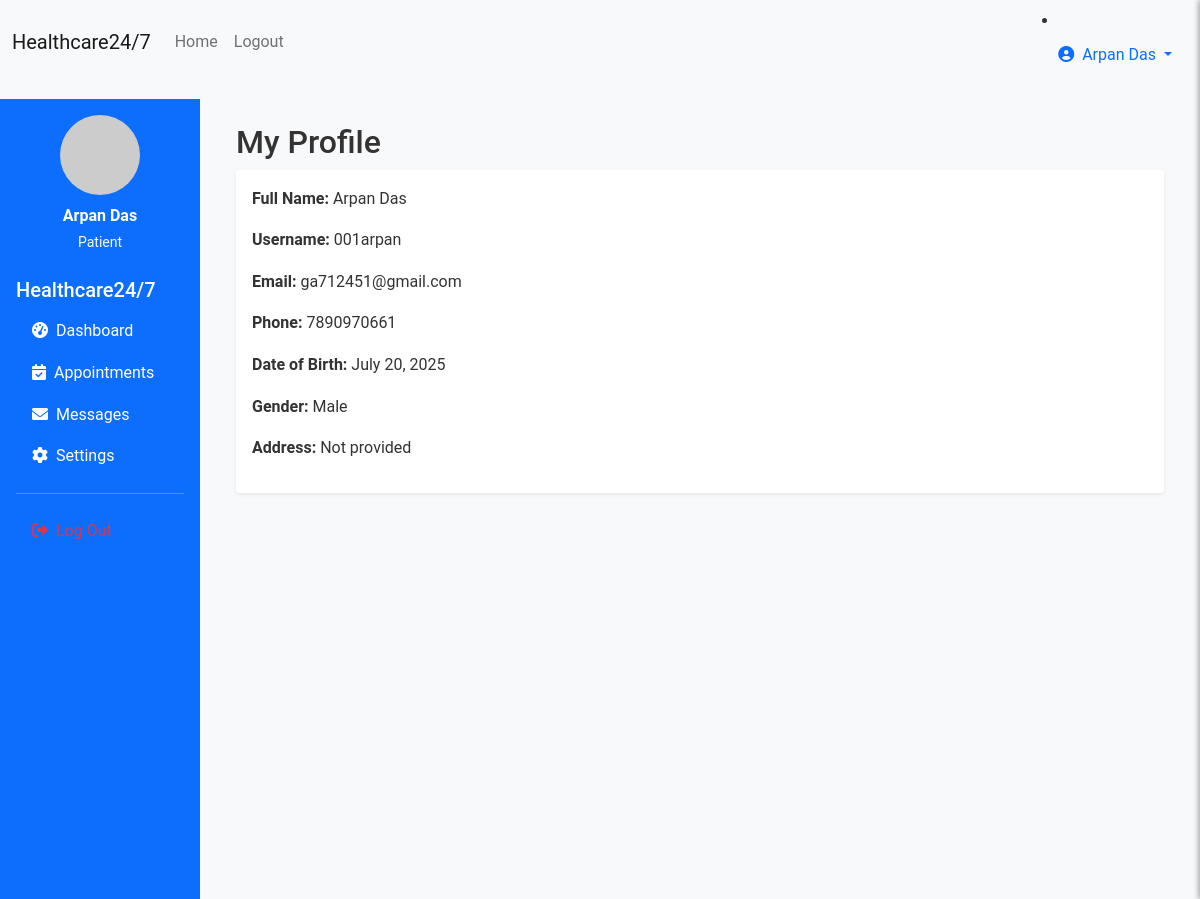
Page /patient/profile (signed in) on the committed database.
### models.py (models this page shows, shortened)
class User(UserMixin, db.Model):
    __tablename__ = 'users'
    id = db.Column(db.Integer, primary_key=True)
    username = db.Column(db.String(80), unique=True, nullable=False)
    email = db.Column(db.String(120), unique=True, nullable=False)
    password_hash = db.Column(db.String(256), nullable=False)
    first_name = db.Column(db.String(50), nullable=False)
    last_name = db.Column(db.String(50), nullable=False)
    phone = db.Column(db.String(20))
    address = db.Column(db.Text)
    date_of_birth = db.Column(db.Date)
    gender = db.Column(db.String(10))
    user_type = db.Column(db.String(20), nullable=False, default='patient')
    specialty = db.Column(db.String(100))  # For doctors
    license_number = db.Column(db.String(50))  # For medical staff
    department = db.Column(db.String(100))
    profile_picture = db.Column(db.String(200))
    is_active = db.Column(db.Boolean, default=True)
    created_at = db.Column(db.DateTime, default=datetime.utcnow)
    updated_at = db.Column(db.DateTime, default=datetime.utcnow, onupdate=datetime.utcnow)
    patient_appointments = db.relationship('Appointment', foreign_keys='Appointment.patient_id', backref='patient', lazy='dynamic')
    doctor_appointments = db.relationship('Appointment', foreign_keys='Appointment.doctor_id', backref='doctor', lazy='dynamic')
    sent_messages = db.relationship('Message', foreign_keys='Message.sender_id', backref='sender', lazy='dynamic')
    received_messages = db.relationship('Message', foreign_keys='Message.recipient_id', backref='recipient', lazy='dynamic')
    medical_records = db.relationship('MedicalRecord', backref='patient', lazy='dynamic', foreign_keys='MedicalRecord.patient_id')
    @property
    def full_name(self):
        return f"{self.first_name} {self.last_name}"
    def is_staff(self):
        return self.user_type in ['doctor', 'nurse', 'admin']

### routes.py (the view)
@app.route('/patient/profile')
@login_required
def patient_profile():
    if current_user.is_staff():
        return redirect(url_for('staff_dashboard'))
    appointments = Appointment.query.filter_by(patient_id=current_user.id).order_by(Appointment.appointment_date.desc()).all()
    medical_records = MedicalRecord.query.filter_by(patient_id=current_user.id).order_by(MedicalRecord.created_at.desc()).all()
    return render_template('patient_profile.html',
                           appointments=appointments,
                           medical_records=medical_records)

### app.py (called while the page is built)
@login_manager.user_loader
def load_user(user_id):
    from models import User
    return User.query.get(int(user_id))

### templates/patient_profile.html (shortened to what this page needs)
{% extends "base.html" %}
{% block content %}
<div class="container-fluid">
    <div class="row">
        <div class="col-md-3 col-lg-2 px-0">
            <div class="bg-primary text-white min-vh-100 p-3">
                <div class="text-center mb-4">
                    <img src="https://via.placeholder.com/80" alt="Profile" class="rounded-circle mb-2" width="80" height="80">
                    <div class="fw-bold">{{ current_user.full_name }}</div>
                    <small class="text-light">{{ current_user.user_type.title() }}</small>
                </div>
                <h5>Healthcare24/7</h5>
                <nav class="nav flex-column">
                    <a class="nav-link text-white" href="{{ url_for('patient_dashboard') }}">
                        <i class="fas fa-tachometer-alt me-2"></i>Dashboard
                    </a>
                    <a class="nav-link text-white" href="{{ url_for('patient_appointments') }}">
                        <i class="fas fa-calendar-check me-2"></i>Appointments
                    </a>
                    <a class="nav-link text-white" href="{{ url_for('patient_messages') }}">
                        <i class="fas fa-envelope me-2"></i>Messages
                    </a>
                    <a class="nav-link text-white" href="{{ url_for('patient_settings') }}">
                        <i class="fas fa-cog me-2"></i>Settings
                    </a>
                    <hr class="text-white">
                    <a class="nav-link text-danger" href="{{ url_for('logout') }}">
                        <i class="fas fa-sign-out-alt me-2"></i>Log Out
                    </a>
                </nav>
            </div>
        </div>
        <div class="col-md-9 col-lg-10">
            <div class="p-4">
                <h2>My Profile</h2>
                <div class="card border-0 shadow-sm">
                    <div class="card-body">
                        <p><strong>Full Name:</strong> {{ current_user.full_name }}</p>
                        <p><strong>Username:</strong> {{ current_user.username }}</p>
                        <p><strong>Email:</strong> {{ current_user.email }}</p>
                        <p><strong>Phone:</strong> {{ current_user.phone or 'Not provided' }}</p>
                        <p><strong>Date of Birth:</strong>
                            {% if current_user.date_of_birth %}
                                {{ current_user.date_of_birth.strftime('%B %d, %Y') }}
                            {% else %}
                                Not provided
                            {% endif %}
                        </p>
                        <p><strong>Gender:</strong> {{ current_user.gender or 'Not specified' }}</p>
                        <p><strong>Address:</strong> {{ current_user.address or 'Not provided' }}</p>
                    </div>
                </div>
            </div>
        </div>
    </div>
</div>
{% endblock %}

### templates/base.html (shortened to what this page needs)
<!DOCTYPE html>
<html lang="en">
<head>
    <link href="https://cdn.jsdelivr.net/npm/bootstrap@5.1.3/dist/css/bootstrap.min.css" rel="stylesheet" />
    <link rel="stylesheet" href="https://cdnjs.cloudflare.com/ajax/libs/font-awesome/6.0.0/css/all.min.css" />
    <link rel="stylesheet" href="{{ url_for('static', filename='css/styles.css') }}" />
</head>
<body>
    <nav class="navbar navbar-expand-lg navbar-light bg-light mb-3">
        <div class="container-fluid">
            <a class="navbar-brand" href="{{ url_for('index') }}">Healthcare24/7</a>
            <div class="collapse navbar-collapse" id="navbarSupportedContent">
                <ul class="navbar-nav me-auto mb-2 mb-lg-0">
                    {% if current_user.is_authenticated %}
                        <li class="nav-item">
                            <a class="nav-link" href="{{ url_for('index') }}">Home</a>
                        </li>
                        <li class="nav-item">
                            <a class="nav-link" href="{{ url_for('logout') }}">Logout</a>
                        </li>
                    {% endif %}
                </ul>
                {% if current_user.is_authenticated %}
                <li class="nav-item dropdown">
                    <a class="nav-link dropdown-toggle" href="javascript:void(0);" id="userDropdown" role="button" data-bs-toggle="dropdown" aria-expanded="false">
                        <i class="fas fa-user-circle me-1"></i> {{ current_user.full_name }}
                    </a>
                </li>
                {% endif %}
            </div>
        </div>
    </nav>
    {% block content %}{% endblock %}
</body>
</html>

### static/css/styles.css (style rules this page uses)
* { box-sizing: border-box; margin: 0; padding: 0; }
body { font-family: 'Roboto', Arial, sans-serif; background-color: #f8f9fa; color: #333; line-height: 1.6; }
.card { transition: transform 0.2s ease, box-shadow 0.2s ease; }

### rows in the picture
User: full_name "Arpan Das", user_type "Patient", username "001arpan", email "ga712451@gmail.com", phone "7890970661", date_of_birth "July 20, 2025", gender "Male", address "Not provided"
